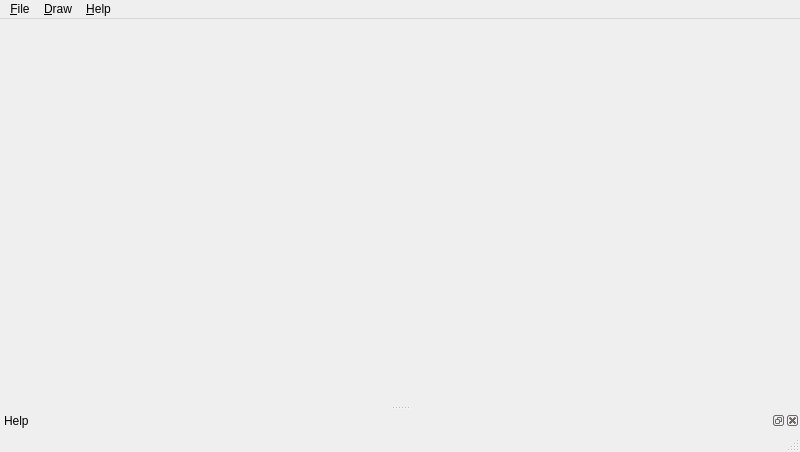
<?xml version="1.0" encoding="UTF-8"?>
<ui version="4.0">
 <class>MainWindow</class>
 <widget class="QMainWindow" name="MainWindow">
  <property name="geometry">
   <rect>
    <x>0</x>
    <y>0</y>
    <width>800</width>
    <height>452</height>
   </rect>
  </property>
  <property name="windowTitle">
   <string>MainWindow</string>
  </property>
  <widget class="QWidget" name="centralwidget"/>
  <widget class="QMenuBar" name="menubar">
   <property name="geometry">
    <rect>
     <x>0</x>
     <y>0</y>
     <width>800</width>
     <height>25</height>
    </rect>
   </property>
   <widget class="QMenu" name="menu_File">
    <property name="title">
     <string>&amp;File</string>
    </property>
    <addaction name="exitAct"/>
   </widget>
   <widget class="QMenu" name="menu_Draw">
    <property name="title">
     <string>&amp;Draw</string>
    </property>
    <addaction name="rectAct"/>
    <addaction name="lineAct"/>
    <addaction name="roundRectAct"/>
    <addaction name="ellipseAct"/>
   </widget>
   <widget class="QMenu" name="menu_Help">
    <property name="title">
     <string>&amp;Help</string>
    </property>
    <addaction name="helpAct"/>
    <addaction name="separator"/>
    <addaction name="aboutAct"/>
    <addaction name="aboutQtAct"/>
   </widget>
   <addaction name="menu_File"/>
   <addaction name="menu_Draw"/>
   <addaction name="menu_Help"/>
  </widget>
  <widget class="QStatusBar" name="statusbar"/>
  <widget class="QDockWidget" name="helpWindow">
   <property name="enabled">
    <bool>true</bool>
   </property>
   <property name="windowTitle">
    <string>Help</string>
   </property>
   <attribute name="dockWidgetArea">
    <number>8</number>
   </attribute>
   <widget class="QWidget" name="dockWidgetContents"/>
  </widget>
  <action name="exitAct">
   <property name="text">
    <string>&amp;Exit</string>
   </property>
  </action>
  <action name="rectAct">
   <property name="text">
    <string>&amp;Rect</string>
   </property>
  </action>
  <action name="lineAct">
   <property name="text">
    <string>&amp;Line</string>
   </property>
  </action>
  <action name="roundRectAct">
   <property name="text">
    <string>Round rect</string>
   </property>
  </action>
  <action name="ellipseAct">
   <property name="text">
    <string>Ellipse</string>
   </property>
  </action>
  <action name="aboutAct">
   <property name="text">
    <string>&amp;About...</string>
   </property>
  </action>
  <action name="aboutQtAct">
   <property name="text">
    <string>About &amp;Qt...</string>
   </property>
  </action>
  <action name="helpAct">
   <property name="checkable">
    <bool>true</bool>
   </property>
   <property name="text">
    <string>Show help</string>
   </property>
  </action>
 </widget>
 <resources/>
 <connections/>
</ui>
